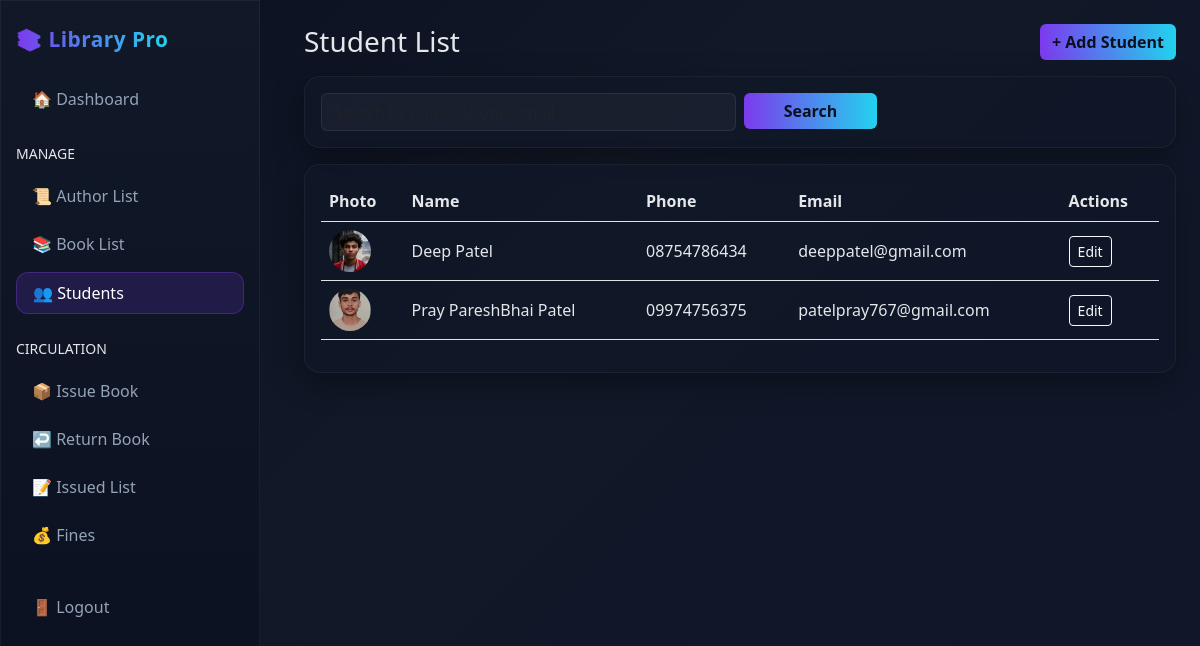
Page /students/ (signed in) on the committed database.
### library/models.py (models this page shows, shortened)
class Student(models.Model):
    name = models.CharField(max_length=150)
    phone = models.CharField(max_length=20)
    email = models.EmailField(unique=True)
    address = models.TextField()
    photo = models.ImageField(upload_to="students/", blank=True, null=True)
    dob = models.DateField()

### library/views.py (the view)
# urls.py: path("students/", views.student_list, name="student_list"),
@login_required
def student_list(request):
    q = request.GET.get("q", "").strip()
    students = Student.objects.all().order_by("name")
    if q:
        students = students.filter(Q(name__icontains=q) | Q(phone__icontains=q) | Q(email__icontains=q))
    return render(request, "library/student_list.html", {"students": students, "q": q})

### templates/library/student_list.html (shortened to what this page needs)
{% extends "library/base.html" %}
{% block content %}
<div class="d-flex justify-content-between align-items-center mb-3">
  <h3 class="mb-0">Student List</h3>
  <a href="{% url 'library:add_student' %}" class="btn btn-outline-light btn-accent">+ Add Student</a>
</div>
<div class="card p-3 mb-3">
  <form class="row g-2" method="get">
    <div class="col-md-6">
      <input name="q" class="form-control" placeholder="Search by name/phone/email" value="{{ q }}">
    </div>
    <div class="col-md-2">
      <button class="btn btn-accent w-100">Search</button>
    </div>
  </form>
</div>
<div class="card p-3">
  <div class="table-responsive">
    <table class="table align-middle">
      <thead>
        <tr>
          <th>Photo</th>
          <th>Name</th>
          <th>Phone</th>
          <th>Email</th>
          <th>Actions</th>
        </tr>
      </thead>
      <tbody>
        {% for s in students %}
        <tr>
          <td>{% if s.photo %}<img src="{{ s.photo.url }}" class="avatar">{% else %}—{% endif %}</td>
          <td>{{ s.name }}</td>
          <td>{{ s.phone }}</td>
          <td>{{ s.email }}</td>
          <td>
            <a class="btn btn-sm btn-outline-light" href="{% url 'library:edit_student' s.id %}">Edit</a>
          </td>
        </tr>
        {% empty %}
        <tr>
          <td colspan="5" class="text-center text-muted">No students.</td>
        </tr>
        {% endfor %}
      </tbody>
    </table>
  </div>
</div>
{% endblock %}

### templates/library/base.html (style rules this page uses)
:root { --bg:#0f172a; --panel:#111827; --accent:#7c3aed; --accent-2:#22d3ee; --text:#e5e7eb; --muted:#94a3b8; }
body { background: linear-gradient(135deg, #0b1020, #111827 40%, #0f172a); color:var(--text); min-height:100vh; }
.card { background: rgba(17,24,39,.7); border: 1px solid rgba(255,255,255,.05); border-radius: 16px; color:var(--text); box-shadow: 0 10px 30px rgba(0,0,0,.35); }
.btn-accent { background: linear-gradient(90deg, var(--accent), var(--accent-2)); border:0; color:#0b1020; font-weight:600; }
a { text-decoration:none }
.table > :not(caption) > * > * { color: #e5e7eb; background: transparent; }
.form-control, .form-select { background: rgba(255,255,255,.04); color: #e5e7eb; border: 1px solid rgba(255,255,255,.08); }
.avatar { width:42px; height:42px; border-radius:50%; object-fit:cover; }

### rows in the picture
Student: photo (picture), name "Deep Patel", phone "08754786434", email "deeppatel@gmail.com"
Student: photo (picture), name "Pray PareshBhai Patel", phone "09974756375", email "patelpray767@gmail.com"
